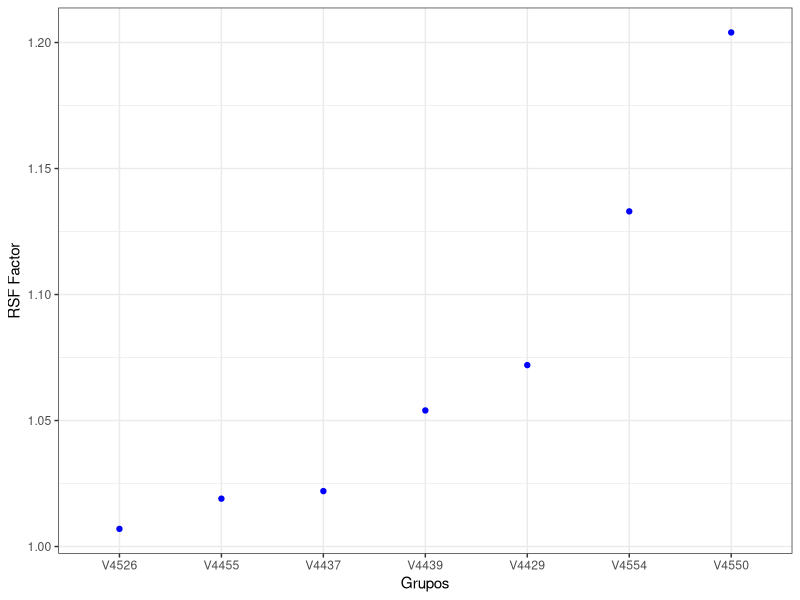

Reproduce this figure in R.
## ---- chunk 1
library(readxl)
rsf <- read_excel("RSF.xlsx", range="A1:C25")
head(rsf)

## ---- chunk 2
library(dplyr)

resultado <- rsf %>% 
  group_by(Vendor_No) %>% 
  summarise(maior_valor = max(Invoice_Amount),
            segundo_maior = nth(unique(Invoice_Amount), 2, order_by = desc(unique(Invoice_Amount))),
            n = n()) %>% 
  filter(n > 1) %>% 
  mutate(rsf = round(maior_valor / segundo_maior, 3)) %>% 
  arrange(desc(rsf))

resultado

## ---- chunk 3
library(ggplot2)

resultado %>% 
    ggplot(aes(x=reorder(Vendor_No, rsf), y=rsf)) +
    geom_point(color="blue") +
    xlab("Grupos") +
    ylab("RSF Factor") +
    theme_bw()

## ---- chunk 4
rsf_factor_test <- function(df, group_column, value_column, exclude_low=FALSE){

  if(exclude_low){
    df <- df %>% filter(.data[[value_column]] > 1)
  }
  
  df %>% 
    group_by(.data[[group_column]]) %>% 
    summarise(Max_Value = max(.data[[value_column]]),
              Second_Max = nth(unique(.data[[value_column]]), 2, order_by = desc(unique(.data[[value_column]]))),
              N = n()) %>% 
    filter(N > 1) %>% 
    mutate(RSF_Factor = round(Max_Value / Second_Max, 3)) %>% 
    arrange(desc(RSF_Factor))
  
}
## ---- chunk 5
rsf_factor_test(rsf, "Vendor_No", "Invoice_Amount")
